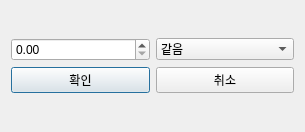
<?xml version="1.0" encoding="UTF-8"?>
<ui version="4.0">
 <class>Dialog</class>
 <widget class="QDialog" name="Dialog">
  <property name="geometry">
   <rect>
    <x>0</x>
    <y>0</y>
    <width>305</width>
    <height>132</height>
   </rect>
  </property>
  <property name="windowTitle">
   <string>Dialog</string>
  </property>
  <layout class="QGridLayout" name="gridLayout_2">
   <item row="0" column="0">
    <layout class="QVBoxLayout" name="verticalLayout">
     <item>
      <layout class="QGridLayout" name="gridLayout"/>
     </item>
     <item>
      <layout class="QHBoxLayout" name="horizontalLayout">
       <item>
        <widget class="QDoubleSpinBox" name="doubleSpinBox"/>
       </item>
       <item>
        <widget class="QComboBox" name="comboBox">
         <item>
          <property name="text">
           <string>같음</string>
          </property>
         </item>
         <item>
          <property name="text">
           <string>이상</string>
          </property>
         </item>
         <item>
          <property name="text">
           <string>이하</string>
          </property>
         </item>
         <item>
          <property name="text">
           <string>초과</string>
          </property>
         </item>
         <item>
          <property name="text">
           <string>미만</string>
          </property>
         </item>
        </widget>
       </item>
      </layout>
     </item>
     <item>
      <layout class="QHBoxLayout" name="horizontalLayout_2">
       <item>
        <widget class="QPushButton" name="okBtn">
         <property name="text">
          <string>확인</string>
         </property>
        </widget>
       </item>
       <item>
        <widget class="QPushButton" name="cancelBtn">
         <property name="text">
          <string>취소</string>
         </property>
        </widget>
       </item>
      </layout>
     </item>
    </layout>
   </item>
  </layout>
 </widget>
 <resources/>
 <connections/>
</ui>
